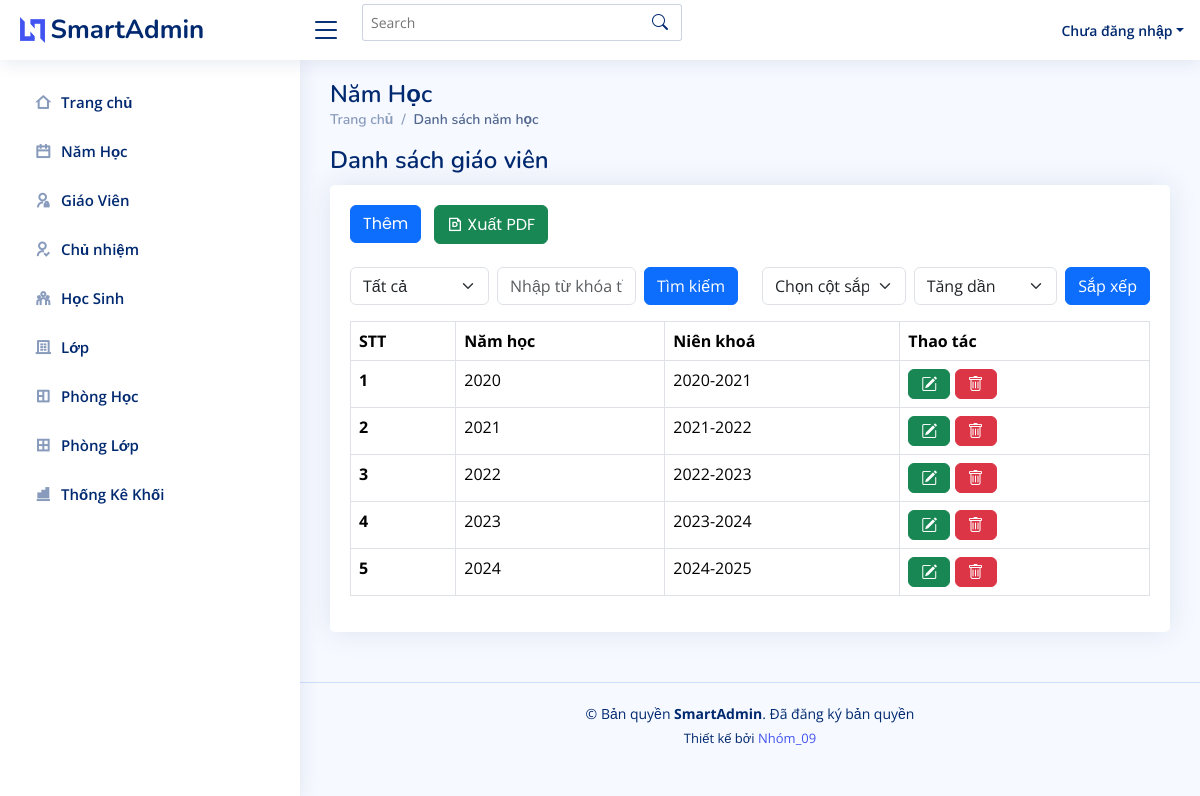
/namhoc.php, run on the app's committed database.
### tables this page shows
CREATE TABLE `namhoc` (
  `maNamHoc` int NOT NULL AUTO_INCREMENT,
  `nienKhoa` varchar(50) NOT NULL,
  PRIMARY KEY (`maNamHoc`)
);

### namhoc.php (the view, shortened to what this page needs)
<?php
include('partials/header.php');
include('partials/sidebar.php');
include('partials/connectDB.php');
?>
<main id="main" class="main">
  <div class="pagetitle">
    <h1>Năm Học</h1>
    <nav>
      <ol class="breadcrumb">
        <li class="breadcrumb-item"><a href="index.php">Trang chủ</a></li>
        <li class="breadcrumb-item active">Danh sách năm học</li>
      </ol>
    </nav>
  </div>
  <div class="pagetitle">
    <h1>Danh sách giáo viên</h1>
  </div>
  <section class="section">
    <div class="row">
      <div class="col-lg-12">
        <div class="card">
          <div class="card-body">
            <h5 class="card-title d-flex justify-content-between align-items-center">
              <div>
                <a href="add_namhoc.php" class="btn btn-primary me-2">Thêm</a>
                <a href="export_pdf_namhoc.php?column=<?php echo isset($_GET['column']) ? $_GET['column'] : ''; ?>&keyword=<?php echo isset($_GET['keyword']) ? $_GET['keyword'] : ''; ?>&order=<?php echo isset($_GET['order']) ? $_GET['order'] : 'asc'; ?>" class="btn btn-success me-4">
                  <i class="ri-file-pdf-line"></i> Xuất PDF
                </a>
              </div>
            </h5>
            <div class="row">
              <form method="GET" action="" class="d-flex align-items-center  w-50 ">
                <div class="me-2" style="flex: 1;">
                  <select name="column" class="form-select">
                    <option value="">Tất cả</option>
                  </select>
                </div>
                <div class="me-2" style="flex: 1;">
                  <input type="text" name="keyword" class="form-control" placeholder="Nhập từ khóa tìm kiếm">
                </div>
                <button type="submit" class="btn btn-primary">Tìm kiếm</button>
              </form>
              <form method="GET" action="" class="d-flex align-items-center  w-50">
                <div class="me-2" style="flex: 1;">
                  <select name="column" class="form-select">
                    <option value="">Chọn cột sắp xếp</option>
                  </select>
                </div>
                <div class="me-2" style="flex: 1;">
                  <select name="order" class="form-select">
                    <option value="asc">Tăng dần</option>
                  </select>
                </div>
                <button type="submit" class="btn btn-primary">Sắp xếp</button>
              </form>
            </div>
            <table class="table table-bordered">
              <thead>
                <tr>
                  <th scope="col">STT</th>
                  <th scope="col">Năm học</th>
                  <th scope="col">Niên khoá</th>
                  <th scope="col">Thao tác</th>
              </thead>
              <tbody>
                <?php
                $sql = "SELECT * FROM namhoc";
                if (isset($_GET['keyword']) && $_GET['keyword'] != "") {
                  $column = $_GET['column'];
                  $keyword = $_GET['keyword'];
                  $searchTerm = "%" . $keyword . "%";
                  if ($column) {
                    $sql .= " WHERE $column LIKE ?";
                    $stmt = $conn->prepare($sql);
                    $stmt->bind_param("s", $searchTerm);
                  } else {
                    $sql .= " WHERE maNamHoc LIKE ? OR nienKhoa LIKE ?";
                    $stmt = $conn->prepare($sql);
                    $stmt->bind_param("ss", $searchTerm, $searchTerm);
                  }
                } else {
                  $stmt = $conn->prepare($sql);
                }
                $stmt->execute();
                $result = $stmt->get_result();
                if ($result->num_rows > 0) {
                  $stt = 1;
                  while ($row = $result->fetch_assoc()) {
                    echo "<tr>
                    <th scope='row'>{$stt}</th>
                    <td>{$row['maNamHoc']}</td>
                    <td>{$row['nienKhoa']}</td>
                    <td>
                        <a href='edit_namhoc.php?maNamHoc={$row['maNamHoc']}' class='btn btn-success'><i class='bi bi-pencil-square'></i></a>
                        <a href='?action=delete&maNamHoc={$row['maNamHoc']}' class='btn btn-danger' onclick='return confirm(\"Bạn có chắc chắn muốn xóa?\")'><i class='bi bi-trash'></i></a>
                    </td>
                    </tr>";
                    $stt++;
                  }
                } else {
                  echo "<tr><td colspan='6' class='text-center'>Không có dữ liệu nào</td></tr>";
                }
                ?>
              </tbody>
            </table>
          </div>
        </div>
      </div>
    </div>
  </section>
</main>
<?php include('partials/footer.php'); ?>

### assets/css/style.css (style rules this page uses)
a { color: #4154f1; text-decoration: none; }
h1, h2, h3, h4, h5, h6 { font-family: "Nunito", sans-serif; }
#main { margin-top: 60px; padding: 20px 30px; transition: all 0.3s; }
.pagetitle { margin-bottom: 10px; }
.pagetitle h1 { font-size: 24px; margin-bottom: 0; font-weight: 600; color: #012970; }
.card { margin-bottom: 30px; border: none; border-radius: 5px; box-shadow: 0px 0 30px rgba(1, 41, 112, 0.1); }
.card-title { padding: 20px 0 15px 0; font-size: 18px; font-weight: 500; color: #012970; font-family: "Poppins", sans-serif; }
.card-body { padding: 0 20px 20px 20px; }
.breadcrumb { font-size: 14px; font-family: "Nunito", sans-serif; color: #899bbd; font-weight: 600; }
.breadcrumb a { color: #899bbd; transition: 0.3s; }
.breadcrumb .breadcrumb-item::before { color: #899bbd; }
.breadcrumb .active { color: #51678f; font-weight: 600; }
@media (min-width: 1200px) { #main, #footer { margin-left: 300px; } }

### data on the page
namhoc: maNamHoc "2020", nienKhoa "2020-2021"
namhoc: maNamHoc "2021", nienKhoa "2021-2022"
namhoc: maNamHoc "2022", nienKhoa "2022-2023"
namhoc: maNamHoc "2023", nienKhoa "2023-2024"
namhoc: maNamHoc "2024", nienKhoa "2024-2025"
